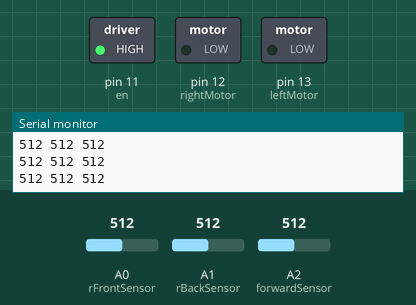
This sketch was run on a simulated Arduino Uno, built with avr-gcc and run on an emulated ATmega328P. Shown: switched loads named in the sketch (green lamp = pin HIGH), the last lines printed to the serial monitor. Dashed ring = blinking. The inputs (shaded band) are chosen by the test bench; at power-on: A2 (forwardSensor) = 512, A0 (rFrontSensor) = 512, A1 (rBackSensor) = 512.

Above: at 1.25 s.
1.3 s: A2 (forwardSensor) set to 810
At 1.6 s:
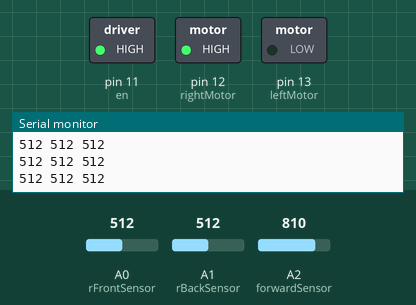
2.8 s: A0 (rFrontSensor) set to 810
At 4.8 s:
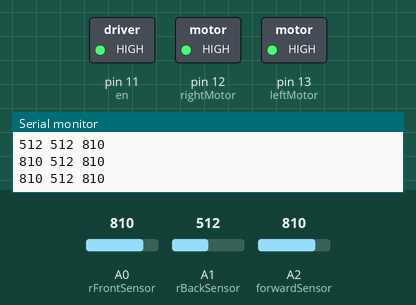
5.8 s: A2 (forwardSensor) set to 790
At 6.46 s:
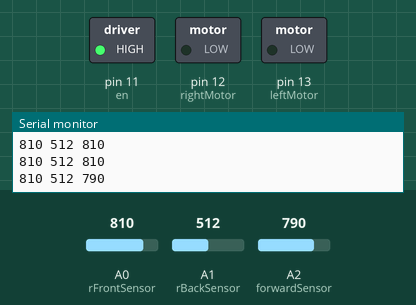
8.8 s: A2 (forwardSensor) set to 900
At 9.6 s:
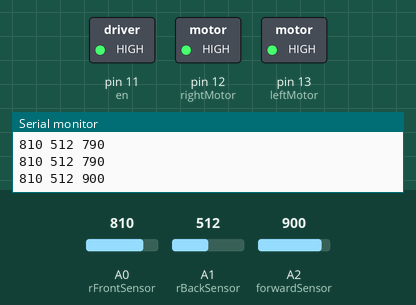
11.8 s: A1 (rBackSensor) set to 810
At 12.31 s:
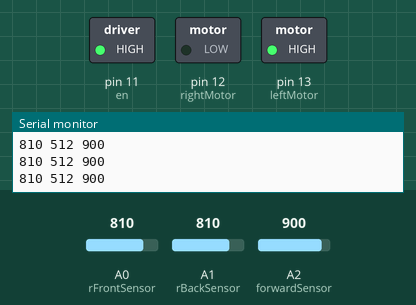
14.8 s: A1 (rBackSensor) set to 787
At 16.8 s:
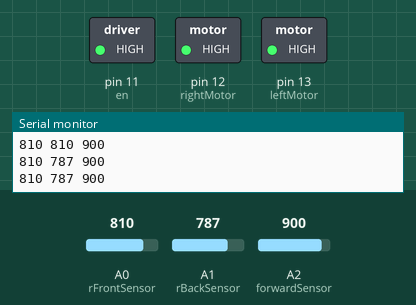
Timing chart, 0 to 18.8 s (numbered marks = the images above; inputs shaded):
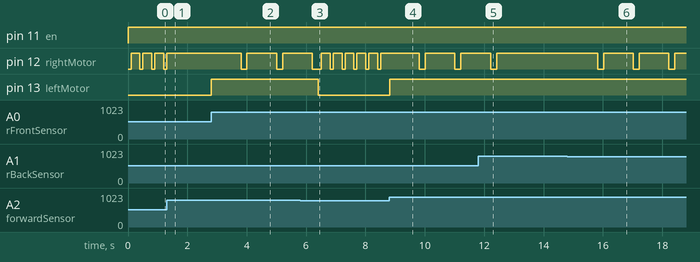

Measured:
- the behaviour switches between 800 and 799 on A1 (rBackSensor) (found by bisection; images 5 and 6)
- after the input at 1.3 s, pin 12 (rightMotor): goes on until 1.3 s, then stays HIGH
- after the input at 2.8 s, pin 12 (rightMotor): alternates HIGH for 1.0 s and LOW for 0.20 s, starting after 1.0 s; pin 13 (leftMotor): LOW → HIGH at once
- after the input at 5.8 s, pin 13 (leftMotor): HIGH → LOW after 0.61 s
- after the input at 8.8 s, pin 12 (rightMotor): alternates HIGH for 1.0 s and LOW for 0.20 s, starting after 1.0 s; pin 13 (leftMotor): LOW → HIGH at once
- after the input at 11.8 s, pin 12 (rightMotor): goes on until 12.4 s, then stays HIGH
- after the input at 14.8 s, pin 12 (rightMotor): alternates HIGH for 1.0 s and LOW for 0.20 s, starting after 1.0 s
- by itself, pin 12 (rightMotor): alternates HIGH for 0.30 s and LOW for 0.10 s

The sketch:

sketch_dec13a.ino
```cpp
int rFrontSensor = A0;
int rBackSensor = A1;
int forwardSensor = A2;
int leftMotor = 13;
int rightMotor = 12;
int en = 11;
int rFrontValue = 0;
int rBackValue = 0;
int forwardValue = 0;

void setup() {
  pinMode(leftMotor, OUTPUT);
  pinMode(rightMotor,OUTPUT);
  pinMode(en, OUTPUT);
  Serial.begin(9600);
}

void loop () {
  rFrontValue = analogRead(rFrontSensor);
  rBackValue = analogRead(rBackSensor);
  forwardValue = analogRead(forwardSensor);
  digitalWrite(en, HIGH);
  digitalWrite(leftMotor, HIGH);
  digitalWrite(rightMotor, HIGH);

  Serial.print(rFrontValue);
  Serial.print(" ");
  Serial.print(rBackValue);
  Serial.print(" ");
  Serial.print(forwardValue);
  Serial.println("");

  if (forwardValue < 800 && rFrontValue < 800 && rBackValue > 800){ //stuck in corner - move back, then turn left
    digitalWrite(leftMotor, LOW);
    digitalWrite(rightMotor, LOW);
    delay(150);
    digitalWrite(leftMotor, LOW);
    digitalWrite(rightMotor, HIGH);
    delay(300);

  }else if(forwardValue < 800 && rFrontValue > 800 && rBackValue > 800){ //hits directly in wall straight
    digitalWrite(leftMotor, LOW);
    digitalWrite(rightMotor, LOW);
    delay(150);
    digitalWrite(leftMotor, LOW);
    digitalWrite(rightMotor, HIGH);
    delay(300);

  }else if (forwardValue > 800 && rFrontValue < 800 && rBackValue > 800){
    digitalWrite(leftMotor, LOW);
    digitalWrite(rightMotor, HIGH);
    delay(200);

  }else if(forwardValue > 800 && rFrontValue < 800 && rBackValue < 800){
    digitalWrite(leftMotor, LOW);
    digitalWrite(rightMotor, HIGH);
    delay(300);

  }else if (forwardValue > 800 && rFrontValue > 800 && rBackValue < 800){ // back sensor only, turn right into wall
    digitalWrite(leftMotor, HIGH);
    digitalWrite(rightMotor, HIGH);
    delay(1000);
    digitalWrite(leftMotor, HIGH);
    digitalWrite(rightMotor, LOW);
    delay(200);

  }else if (forwardValue > 800 && rFrontValue > 800 && rBackValue > 800){
    digitalWrite(leftMotor, HIGH);
    digitalWrite(rightMotor, HIGH);

  }else if(forwardValue < 800 && rFrontValue < 800 && rBackValue < 800){
    digitalWrite(leftMotor, LOW);
    digitalWrite(rightMotor, LOW);
    delay(100);
    digitalWrite(leftMotor, LOW);
    digitalWrite(rightMotor, HIGH);
    delay(300);


  }else if (forwardValue < 800 && rFrontValue > 800 && rBackValue < 800){
    digitalWrite(leftMotor, LOW);
    digitalWrite(rightMotor, LOW);
    delay(100);
    digitalWrite(leftMotor, LOW);
    digitalWrite(rightMotor, HIGH);
    delay(300);
  }

}
```
